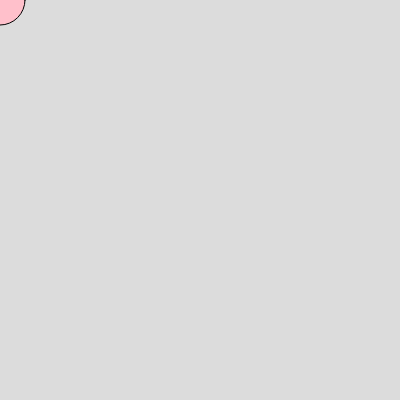
Frame 1 (no input)
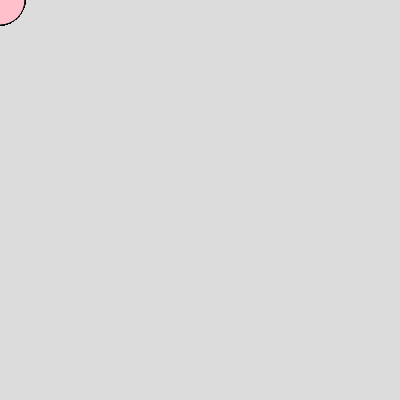
Frame 60 (no input)
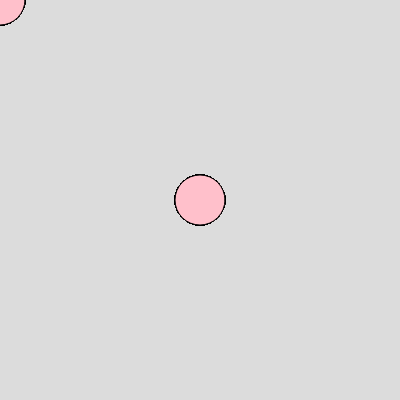
Frame 120 (the mouse pressed at the canvas centre since frame 60)

The p5.js sketch that drew these frames (run headless with seeded random() and noise() and a simulated clock; from frame 60 on, the mouse is pressed at the canvas centre):

// p5.js sketch
// ── sketch.js
function setup() {
  // put setup code here
  createCanvas(400, 400);
background(220);
}

function draw() {
  // put drawing code here
  fill("pink");
  circle(mouseX,mouseY,50)
}
